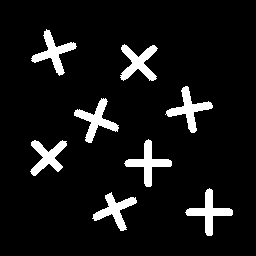
%> input picture bv/crosses.gif, 256 x 256 px
$ octave uebung5.m   (GNU Octave 9; MATLAB toolbox functions it lacks are replaced by stand-ins)
%> lines starting %> are read from the running program, lines starting %| are printed output that depends on the picture; in (x1, y1, x2, y2) boxes, pixels count from 0 and x2, y2 are one past the last pixel; in counts of white or black regions, pixels touching at a corner belong together; the program's own positions count from 1
% 1.
% First the connected components are determined. Then an array with the
% color values for the gray colors is defined (possible value range 0-255).
% The distance of 20 between each color is chosen to make the difference
% visible for the human eye.
% Afterwards the 8 values are assigned to the pixels of the 8 components.
crosses = imread('crosses.gif');
%> crosses: size 256x256 uint8; values 0 (black) and 1 (white), 8% white; 8 white regions, largest, box (x1, y1, x2, y2) and area: (120, 44, 158, 81) 672, (165, 86, 213, 133) 670, (74, 98, 119, 143) 670
figure (1), imshow(logical(crosses));
cc = bwconncomp(crosses);
%> cc = 8 connected components
pixelIDs = cc.PixelIdxList;
%> pixelIDs = 8 items
colors = [60, 80, 100, 120, 140, 160, 180, 200];
for i = 1 : 8
    crosses(pixelIDs{i}) = colors(i);
end
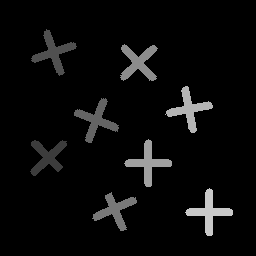
%> crosses: size 256x256 uint8; min 0, max 200, mean 10.5
figure (2), imshow(crosses);

% 2.
dots = imread('littledots.gif');
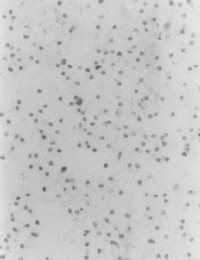
%> input picture bv/littledots.gif, 200 x 260 px
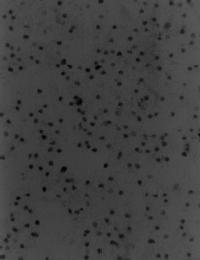
%> dots: size 260x200 uint8; min 0, max 91, mean 64.3
dots_bw = dots;
% The threshold 50 is determined by looking at imhist(dots).
% The background is lighter and covers most of the image and
% it therefore is represented by the largest spike.
% The cells are a bit darker and the threshold is therefore on the direct
% left of the spike.
%---
% The cells get the value 1, because the bwconncomp function views black as
% background and white as objects. Lastly the number of objects is
% extracted from the cc_dots struct.
for i = 1 : numel(dots_bw)
    if dots_bw(i) < 49
        dots_bw(i) = 1;
    else
        dots_bw(i) = 0;
    end
end
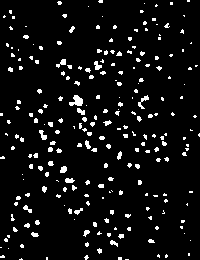
%> dots_bw: size 260x200 uint8; values 0 (black) and 1 (white), 6.4% white; 240 white regions (204 under 20 px), largest, box (x1, y1, x2, y2) and area: (69, 95, 83, 106) 98, (138, 95, 149, 109) 56, (39, 130, 47, 140) 45
dots_bw_l = logical(dots_bw);
cc_dots = bwconncomp(dots_bw);
%> cc_dots = 240 connected components
numObjects_dots = cc_dots.NumObjects;
%> numObjects_dots = 240
figure (3), imshow(dots);
figure (4), imshow(dots_bw_l);

% 3.
%> (the run ends here)
